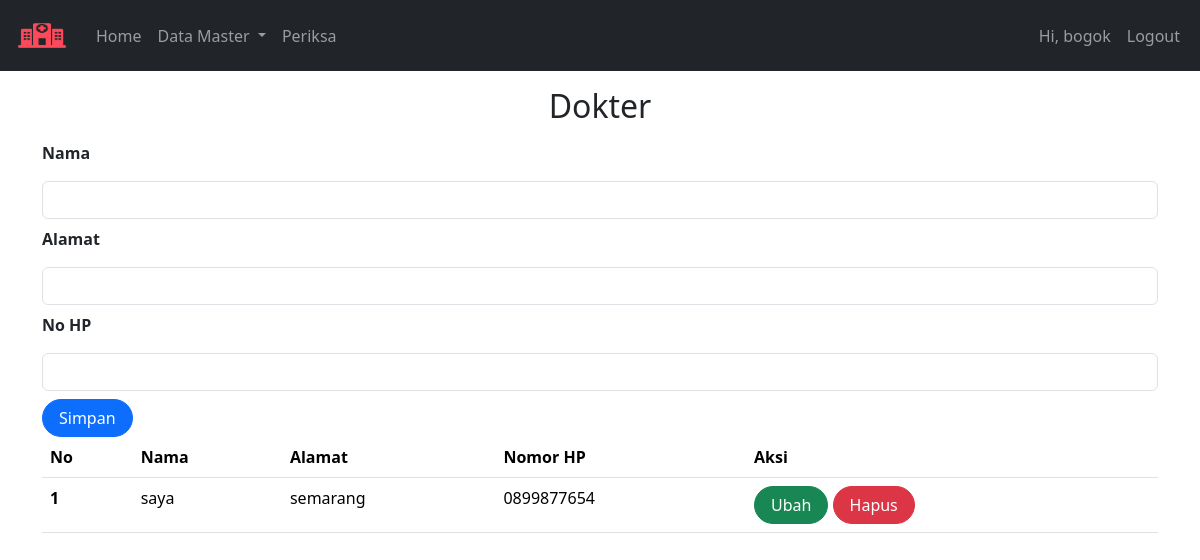
Page /index.php?page=dokter (signed in) on the committed database.
### tables this page shows
CREATE TABLE `dokter` (
  `id` int(11) NOT NULL,
  `nama` varchar(255) NOT NULL,
  `alamat` varchar(255) NOT NULL,
  `no_hp` varchar(50) NOT NULL
);

### dokter.php (the view, shortened to what this page needs)
<form class="form row" method="POST" action="" name="myForm" onsubmit="return(validate());">
    <?php
    include ('koneksi.php');
    $nama = '';
    $alamat = '';
    $no_hp = '';
    ?>
    <div>
        <label class="form-label fw-bold">
            Nama
        </label>
        <input type="text" class="form-control my-2" name="nama" value="<?php echo $nama ?>">
        <label class="form-label fw-bold">
            Alamat
        </label>
        <input type="text" class="form-control my-2" name="alamat" value="<?php echo $alamat ?>">
        <label class="form-label fw-bold">
        No HP
        </label>
        <input type="text" class="form-control my-2" name="no_hp" value="<?php echo $no_hp ?>">
        <button type="submit" class="btn btn-primary rounded-pill px-3" name="simpan">Simpan</button>
  </div>
</form>
<div class="table-responsive">
    <table class="table table-hover">
        <thead>
            <tr>
                <th scope="col">No</th>
                <th scope="col">Nama</th>
                <th scope="col">Alamat</th>
                <th scope="col">Nomor HP</th>
                <th scope="col">Aksi</th>
            </tr>
        </thead>
        <tbody>
            <?php
            $result = mysqli_query(
                $mysqli,"SELECT * FROM dokter ORDER BY nama DESC"
                );
            $no = 1;
            while ($data = mysqli_fetch_array($result)) {
            ?>
                <tr>
                    <th scope="row"><?php echo $no++ ?></th>
                    <td><?php echo $data['nama'] ?></td>
                    <td><?php echo $data['alamat'] ?></td>
                    <td><?php echo $data['no_hp'] ?></td>
                    <td>
                        <a class="btn btn-success rounded-pill px-3"
                        href="index.php?page=dokter&id=<?php echo $data['id'] ?>">Ubah
                        </a>
                        <a class="btn btn-danger rounded-pill px-3"
                        href="index.php?page=dokter&id=<?php echo $data['id'] ?>&aksi=hapus">Hapus
                        </a>
                    </td>
                </tr>
            <?php
            }
            ?>
        </tbody>
    </table>
</div>

### rows in the picture
dokter: nama "saya", alamat "semarang", no_hp "0899877654"

### other values in the picture
$_SESSION['username'] "bogok"
$_GET['page'] "Dokter"
